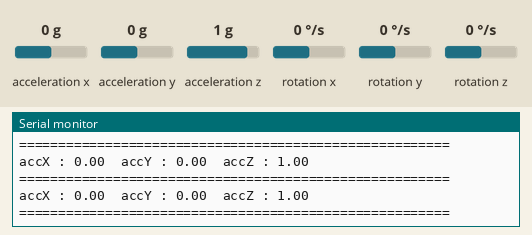
Simulated run of this sketch. Board: Arduino Uno, built with avr-gcc and run on an emulated ATmega328P. Shown: the last lines printed to the serial monitor. The test bench sets the inputs (shaded band); at power-on: acceleration x 0 g, acceleration y 0 g, acceleration z 1 g, rotation x 0 °/s, rotation y 0 °/s, rotation z 0 °/s.

Above: at 4.2 s.
4.3 s: acceleration x set to -1.4 g
At 4.32 s:
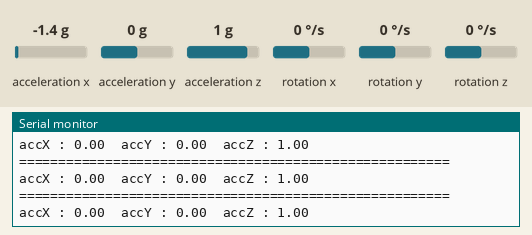
7.3 s: acceleration x set to 0.8 g
At 7.38 s:
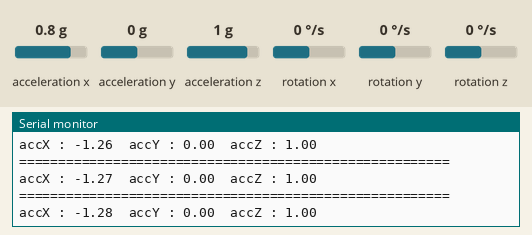
10.3 s: acceleration y set to -1.4 g
At 10.55 s:
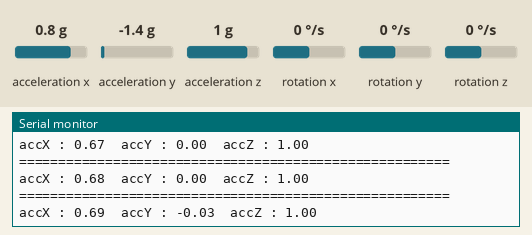
13.3 s: acceleration z set to -1.4 g
At 13.35 s:
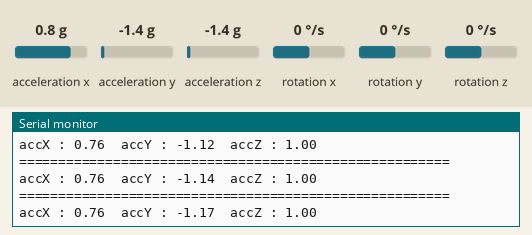
16.3 s: acceleration y set to 1.4 g
At 16.42 s:
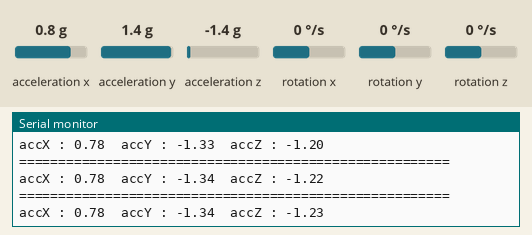
19.3 s: acceleration z set to 0.8 g
At 19.36 s:
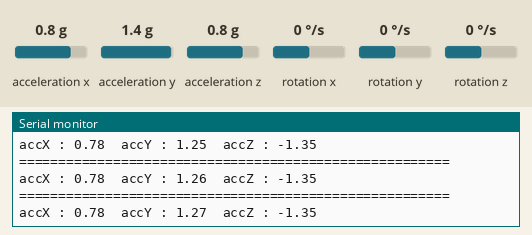
Timing chart, 0 to 22.3 s (numbered marks = the images above; inputs shaded):
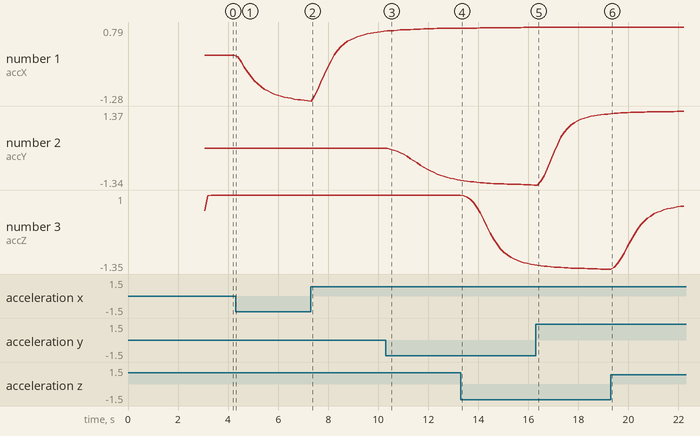

The sketch:

MPU6050-get_reading.ino
```cpp
#include <SimpleKalmanFilter.h>


#include <MPU6050_tockn.h>
#include <Wire.h>


SimpleKalmanFilter simpleKalmanFilter1(2,2,0.01);
SimpleKalmanFilter simpleKalmanFilter2(2,2,0.01);
SimpleKalmanFilter simpleKalmanFilter3(2,2,0.01);
SimpleKalmanFilter simpleKalmanFilter4(2,2,0.01);
SimpleKalmanFilter simpleKalmanFilter5(2,2,0.01);
SimpleKalmanFilter simpleKalmanFilter6(2,2,0.01);

MPU6050 mpu6050(Wire);

long timer = 0;
double gyroX,gyroY, gyroZ,actual_gyroX, actual_gyroY, actual_gyroZ;
double accX, accY, accZ, act_accX, act_accY, act_accZ;

void setup() {
  Serial.begin(9600);
  Wire.begin();
  mpu6050.begin();
  mpu6050.calcGyroOffsets(true);
}

void loop() {
  mpu6050.update();

  gyroX = mpu6050.getGyroX();
  gyroY = mpu6050.getGyroY();
  gyroZ = mpu6050.getGyroZ();
  accX = mpu6050.getAccX();
  accY = mpu6050.getAccY();
  accZ = mpu6050.getAccZ();

  actual_gyroX = simpleKalmanFilter1.updateEstimate(gyroX);
  actual_gyroY = simpleKalmanFilter2.updateEstimate(gyroY);
  actual_gyroZ = simpleKalmanFilter3.updateEstimate(gyroZ);
  act_accX = simpleKalmanFilter4.updateEstimate(accX);
  act_accY = simpleKalmanFilter5.updateEstimate(accY);
  act_accZ = simpleKalmanFilter6.updateEstimate(accZ);

  if(millis() - timer > 100){

    Serial.println("=======================================================");

    Serial.print("accX : ");Serial.print(act_accX);
    Serial.print("\taccY : ");Serial.print(act_accY);
    Serial.print("\taccZ : ");Serial.println(act_accZ);
////
//    Serial.print("\ngyroX : ");Serial.print(actual_gyroX);
//    Serial.print("\ngyroY : ");Serial.print(actual_gyroY);
//    Serial.print("\ngyroZ : ");Serial.print(actual_gyroZ);
////
//    Serial.print("accAngleX : ");Serial.print(mpu6050.getAccAngleX());
//    Serial.print("\taccAngleY : ");Serial.println(mpu6050.getAccAngleY());
//
//    Serial.print("gyroAngleX : ");Serial.print(mpu6050.getGyroAngleX());
//    Serial.print("\tgyroAngleY : ");Serial.print(mpu6050.getGyroAngleY());
//    Serial.print("\tgyroAngleZ : ");Serial.println(mpu6050.getGyroAngleZ());
//
//    Serial.print("angleX : ");Serial.print(mpu6050.getAngleX());
//    Serial.print("\tangleY : ");Serial.print(mpu6050.getAngleY());
//    Serial.print("\tangleZ : ");Serial.println(mpu6050.getAngleZ());
//    Serial.println("=======================================================\n");
    timer = millis();

  }

}
//double get_kalman_value(double function){
//  double raw_value, kalman_value;
//
//  raw_value = function;
//  kalman_value = simpleKalmanFilter.updateEstimate(raw_value);
//
//  return kalman_value;
//}
```

Measured:
- after the input at 10.3 s, the serial monitor: prints a new line after 0.18 s (image 3)
- plotted number 1: 0 → -1.27 after the input at 4.3 s, -1.27 → 0.67 after the input at 7.3 s
- plotted number 2: 0 → -1.17 after the input at 10.3 s, -1.34 → 1.27 after the input at 16.3 s
- plotted number 3: -1.35 → 0.71 after the input at 19.3 s
